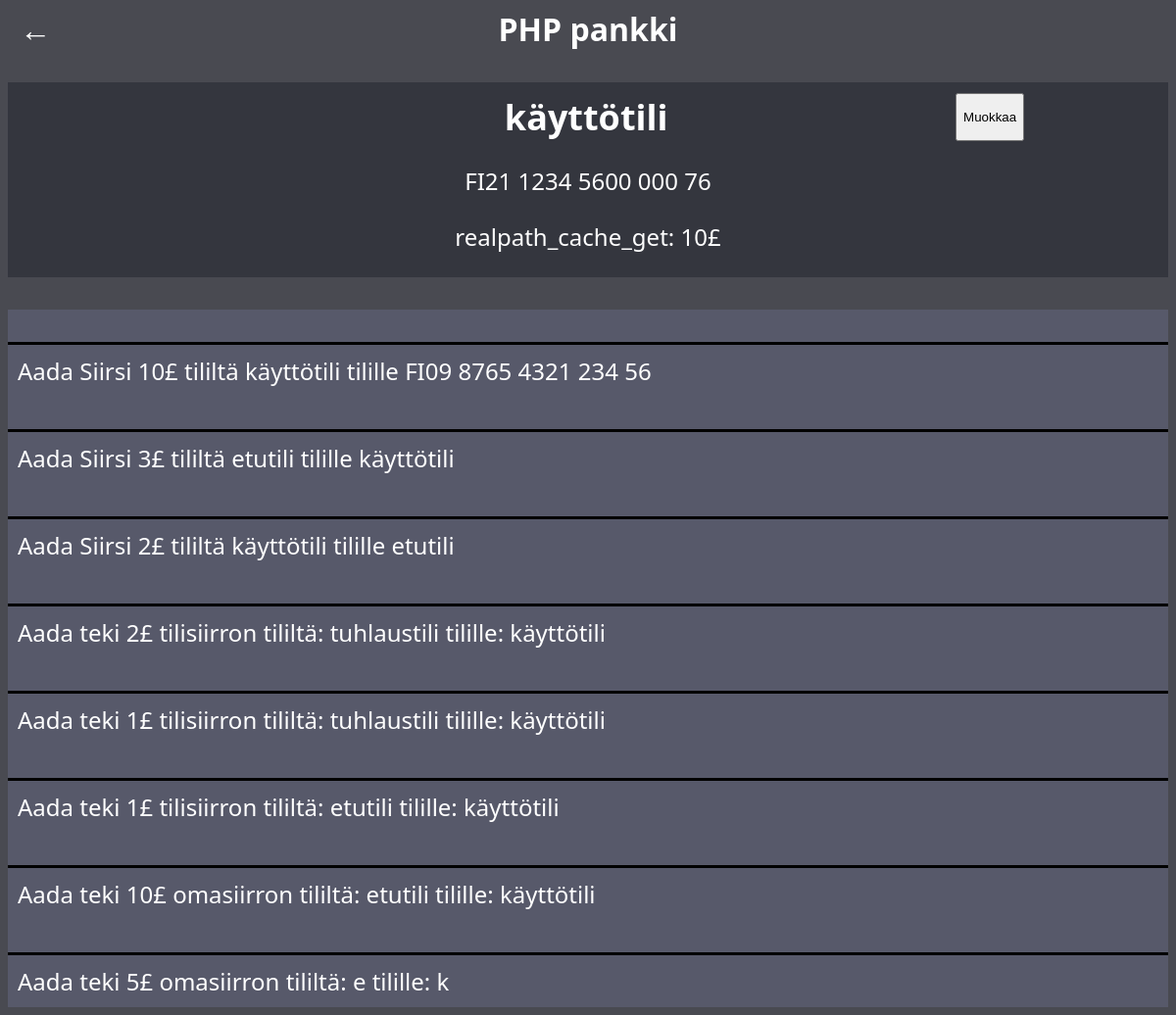
The page /näytä_tili.php?tili_id=1 (signed in) on the database its author committed.
### tables this page shows
CREATE TABLE `tilit` (
  `tili_id` int(11) NOT NULL,
  `tilinimi` varchar(255) NOT NULL,
  `IBAN` varchar(30) NOT NULL,
  `kayttaja_id` int(11) NOT NULL,
  `amount` float NOT NULL
);

CREATE TABLE `tapahtumat` (
  `id` int(11) NOT NULL,
  `amount` int(11) NOT NULL,
  `sender_account_id` int(20) NOT NULL,
  `reciver_account_id` int(20) NOT NULL,
  `information` varchar(255) DEFAULT NULL,
  `date` datetime DEFAULT NULL
);

### näytä_tili.php (the view, shortened to what this page needs)
<?php
include 'dbyhteys.php';
?>
<!DOCTYPE html>
<html lang="en">
<head>
    <link rel="stylesheet" href="style.css">
</head>
<body>
    <a class="backarrow" href="index.php" style="position: absolute; left: 20px;">&#8592;</a>
    <a href="index.php">PHP pankki</a>
    <br><br>
    <?php
        $tiliData = $conn->query(
            "SELECT tilinimi, IBAN, amount
            FROM tilit
            WHERE tili_Id = '" . $_GET["tili_id"] . "'
            AND kayttaja_id = '" .$_SESSION["user_id"]. "'"
            )->fetch();
    ?>
    <div id="tilitiedot">
        <div id="tilinimiBox">
            <h2 id="tilinimi"><?php echo $tiliData["tilinimi"] ?></h2>
            <button onClick="$('#tilinimi').attr('contentEditable', 'true').css('color', '#b2f4ff').focus()">Muokkaa</button>
        </div>
        <p><?php echo $tiliData["IBAN"] ?></p>
        <p>realpath_cache_get: <?php echo $tiliData["amount"] ?>£</p>
    </div>
    <br>
    <div id="Tapahtumat">
        <?php
            $tapahtumat = $conn->prepare(
                "SELECT information
                FROM tapahtumat
                WHERE (reciver_account_id = :account_id OR sender_account_id = :account_id)");
                $tapahtumat->execute(["account_id" => $_GET["tili_id"]]);
                $tapahtumat = $tapahtumat->fetchAll();
            if ($tapahtumat) {
                foreach ($tapahtumat as $tapahtuma)
                    echo "<div class='tapahtuma'>" .$tapahtuma["information"]. "</div><br>";
            } else {
                echo "<script>document.getElementById('Tapahtumat_teksti').style.display = 'none';</script>";
            }
        ?>
    </div>
</body>
</html>

### style.css (style rules this page uses)
body { text-align: center; background-color: #494a51; color: #fff; font-size: x-large; font-family: 'Segoe UI', Tahoma, Geneva, Verdana, sans-serif; }
#tilitiedot { background: #34363e; padding-block: 1px; }
a { color: #fff; text-decoration: none; font-size: xx-large; font-weight: bold; }
#Tapahtumat { display: flex; flex-direction: column-reverse; background-color: #57596a; text-align: left; }
.tapahtuma { border-top: solid 3px black; padding: 10px; }
#tilinimiBox { display: flex; padding-top: 10px; justify-content: space-around; }
#tilinimi { margin-block: 0; margin-left: 30vw; }

### rows shown on the page
tilit: tilinimi "käyttötili", IBAN "FI21 1234 5600 000 76", amount "10"
tapahtumat: information "Aada teki 5£ omasiirron tililtä: e tilille: k"
tapahtumat: information "Aada teki 10£ omasiirron tililtä: etutili tilille: käyttötili"
tapahtumat: information "Aada teki 1£ tilisiirron tililtä: etutili tilille: käyttötili"
tapahtumat: information "Aada teki 1£ tilisiirron tililtä: tuhlaustili tilille: käyttötili"
tapahtumat: information "Aada teki 2£ tilisiirron tililtä: tuhlaustili tilille: käyttötili"
tapahtumat: information "Aada Siirsi 2£ tililtä käyttötili tilille etutili"
tapahtumat: information "Aada Siirsi 3£ tililtä etutili tilille käyttötili"
tapahtumat: information "Aada Siirsi 10£ tililtä käyttötili tilille FI09 8765 4321 234 56"
